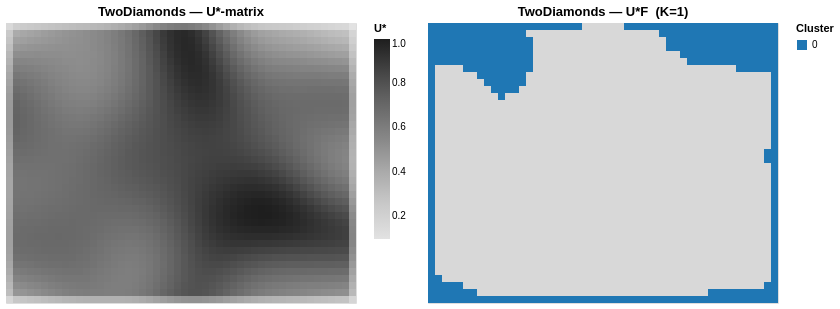

Notebook source saved alongside this figure:
### Code cell
alt.hconcat(
    plot_grid_heatmap(clf_td.ustar_, 'TwoDiamonds — U*-matrix',
                      scheme='greys', value_name='U*', cell_pixels=7.0),
    plot_cluster_map(clf_td.labels_,
                     title=f'TwoDiamonds — U*F  (K={clf_td.n_clusters_})', cell_pixels=7.0),
).resolve_scale(color='independent')

### Figure 1 — Vega-Lite specification as saved in the notebook (floating-point values rounded to 4 significant figures; data arrays with more than 128 entries replaced by an {"elided": "..."} marker saying what was removed)
{"config": {"view": {"continuousWidth": 300, "continuousHeight": 300}}, "hconcat": [{"data": {"name": "data-ff45d0e937d13f2631951134848e6702"}, "mark": {"type": "rect"}, "encoding": {"color": {"field": "U*", "legend": {"title": "U*"}, "scale": {"scheme": "greys"}, "type": "quantitative"}, "tooltip": [{"field": "col", "type": "quantitative"}, {"field": "row", "type": "quantitative"}, {"field": "U*", "format": ".4f", "type": "quantitative"}], "x": {"axis": null, "field": "col", "sort": null, "type": "ordinal"}, "y": {"axis": null, "field": "row", "sort": "descending", "type": "ordinal"}}, "height": {"step": 7.0}, "title": "TwoDiamonds — U*-matrix", "width": {"step": 7.0}}, {"layer": [{"mark": {"type": "rect"}, "encoding": {"color": {"value": "#d8d8d8"}, "x": {"axis": null, "field": "col", "sort": null, "type": "ordinal"}, "y": {"axis": null, "field": "row", "sort": "descending", "type": "ordinal"}}}, {"mark": {"type": "rect"}, "encoding": {"color": {"field": "cluster", "legend": {"title": "Cluster"}, "scale": {"scheme": "category20"}, "type": "nominal"}, "tooltip": [{"field": "col", "type": "quantitative"}, {"field": "row", "type": "quantitative"}, {"field": "cluster", "type": "quantitative"}], "x": {"axis": null, "field": "col", "sort": null, "type": "ordinal"}, "y": {"axis": null, "field": "row", "sort": "descending", "type": "ordinal"}}, "title": "TwoDiamonds — U*F  (K=1)", "transform": [{"filter": "(datum.cluster >= 0)"}]}], "data": {"name": "data-164f47587bff3bcea2e5a1acb4a8feb4"}, "height": {"step": 7.0}, "width": {"step": 7.0}}], "resolve": {"scale": {"color": "independent"}}, "$schema": "https://vega.github.io/schema/vega-lite/v6.4.1.json", "datasets": {"data-ff45d0e937d13f2631951134848e6702": {"elided": "2000 records"}, "data-164f47587bff3bcea2e5a1acb4a8feb4": {"elided": "2000 records"}}}
